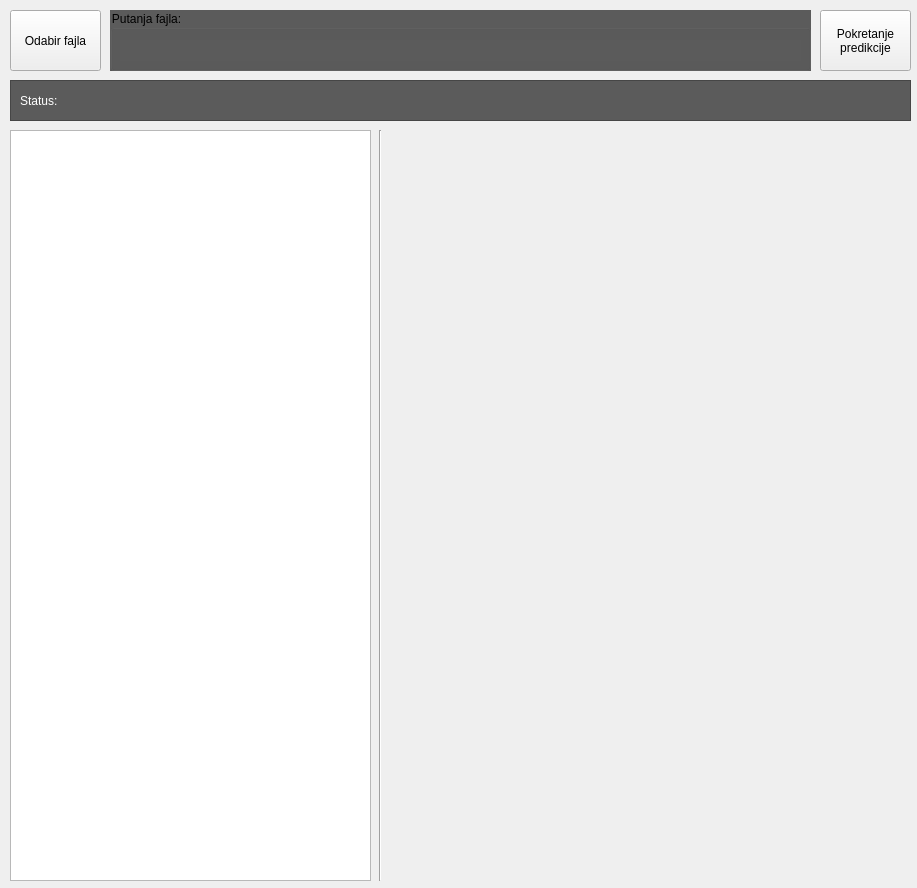
<?xml version="1.0" encoding="UTF-8"?>
<ui version="4.0">
 <class>predikcija</class>
 <widget class="QMainWindow" name="predikcija">
  <property name="geometry">
   <rect>
    <x>0</x>
    <y>0</y>
    <width>917</width>
    <height>888</height>
   </rect>
  </property>
  <property name="sizePolicy">
   <sizepolicy hsizetype="Expanding" vsizetype="Expanding">
    <horstretch>0</horstretch>
    <verstretch>0</verstretch>
   </sizepolicy>
  </property>
  <property name="minimumSize">
   <size>
    <width>917</width>
    <height>888</height>
   </size>
  </property>
  <property name="maximumSize">
   <size>
    <width>917</width>
    <height>888</height>
   </size>
  </property>
  <property name="windowTitle">
   <string>Testiranje Deep Learning modela za predikciju mreznog saobracaja</string>
  </property>
  <widget class="QWidget" name="centralwidget">
   <widget class="QLabel" name="label">
    <property name="geometry">
     <rect>
      <x>120</x>
      <y>40</y>
      <width>681</width>
      <height>21</height>
     </rect>
    </property>
    <property name="autoFillBackground">
     <bool>false</bool>
    </property>
    <property name="styleSheet">
     <string notr="true">color: rgb(255, 255, 0);
background-color: rgb(91, 91, 91);</string>
    </property>
    <property name="text">
     <string/>
    </property>
   </widget>
   <widget class="QFrame" name="frame">
    <property name="geometry">
     <rect>
      <x>10</x>
      <y>80</y>
      <width>901</width>
      <height>41</height>
     </rect>
    </property>
    <property name="styleSheet">
     <string notr="true">background-color: rgb(91, 91, 91);</string>
    </property>
    <property name="frameShape">
     <enum>QFrame::StyledPanel</enum>
    </property>
    <property name="frameShadow">
     <enum>QFrame::Raised</enum>
    </property>
    <widget class="QLabel" name="statusLabel">
     <property name="geometry">
      <rect>
       <x>60</x>
       <y>10</y>
       <width>831</width>
       <height>21</height>
      </rect>
     </property>
     <property name="autoFillBackground">
      <bool>false</bool>
     </property>
     <property name="styleSheet">
      <string notr="true">background-color: rgb(91, 91, 91);
color: rgb(255, 255, 255);</string>
     </property>
     <property name="text">
      <string/>
     </property>
    </widget>
    <widget class="QLabel" name="label_3">
     <property name="geometry">
      <rect>
       <x>10</x>
       <y>10</y>
       <width>41</width>
       <height>21</height>
      </rect>
     </property>
     <property name="styleSheet">
      <string notr="true">color: rgb(255, 255, 255);</string>
     </property>
     <property name="text">
      <string>Status:</string>
     </property>
    </widget>
    <zorder>label_3</zorder>
    <zorder>statusLabel</zorder>
   </widget>
   <widget class="QPushButton" name="pokretanjeButton">
    <property name="geometry">
     <rect>
      <x>820</x>
      <y>10</y>
      <width>91</width>
      <height>61</height>
     </rect>
    </property>
    <property name="font">
     <font>
      <weight>50</weight>
      <bold>false</bold>
     </font>
    </property>
    <property name="text">
     <string>Pokretanje
predikcije</string>
    </property>
   </widget>
   <widget class="QPushButton" name="ucitavanjeButton">
    <property name="geometry">
     <rect>
      <x>10</x>
      <y>10</y>
      <width>91</width>
      <height>61</height>
     </rect>
    </property>
    <property name="text">
     <string>Odabir fajla</string>
    </property>
   </widget>
   <widget class="QGroupBox" name="groupBox">
    <property name="geometry">
     <rect>
      <x>110</x>
      <y>10</y>
      <width>701</width>
      <height>61</height>
     </rect>
    </property>
    <property name="autoFillBackground">
     <bool>false</bool>
    </property>
    <property name="styleSheet">
     <string notr="true">background-color: rgb(91, 91, 91);
</string>
    </property>
    <property name="title">
     <string>Putanja fajla:</string>
    </property>
    <property name="flat">
     <bool>false</bool>
    </property>
   </widget>
   <widget class="Line" name="line">
    <property name="geometry">
     <rect>
      <x>370</x>
      <y>130</y>
      <width>20</width>
      <height>751</height>
     </rect>
    </property>
    <property name="orientation">
     <enum>Qt::Vertical</enum>
    </property>
   </widget>
   <widget class="QTableWidget" name="tabelaWidget">
    <property name="geometry">
     <rect>
      <x>10</x>
      <y>130</y>
      <width>361</width>
      <height>751</height>
     </rect>
    </property>
    <property name="editTriggers">
     <set>QAbstractItemView::NoEditTriggers</set>
    </property>
   </widget>
   <widget class="QWidget" name="verticalLayoutWidget">
    <property name="geometry">
     <rect>
      <x>389</x>
      <y>129</y>
      <width>521</width>
      <height>751</height>
     </rect>
    </property>
    <layout class="QVBoxLayout" name="grafikonLayout"/>
   </widget>
   <zorder>frame</zorder>
   <zorder>pokretanjeButton</zorder>
   <zorder>ucitavanjeButton</zorder>
   <zorder>groupBox</zorder>
   <zorder>line</zorder>
   <zorder>label</zorder>
   <zorder>tabelaWidget</zorder>
   <zorder>verticalLayoutWidget</zorder>
  </widget>
 </widget>
 <resources/>
 <connections/>
</ui>
